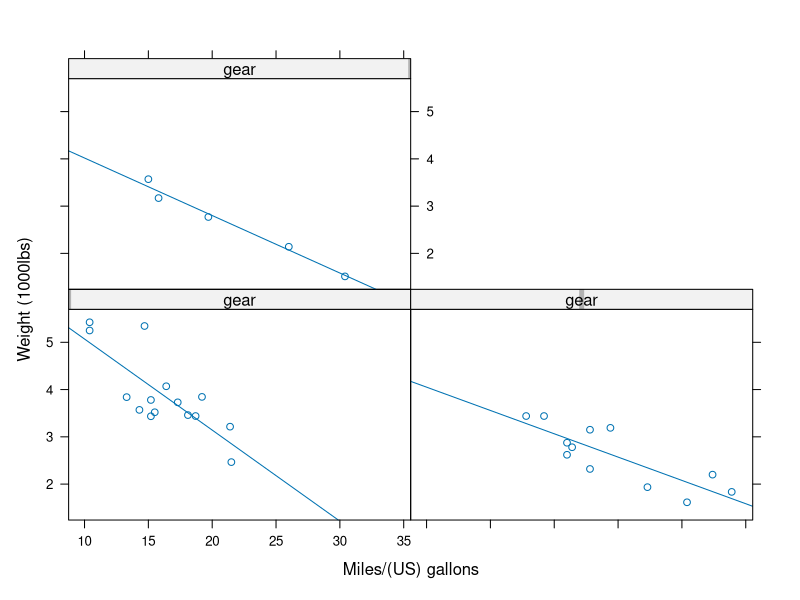

Here is the R script that generated this plot:
library(lattice)

input <- mtcars[,c('wt','mpg','gear')]

xyplot(wt~mpg | gear,
       data=input,
       type = c("p", "r"),
       xlab = "Miles/(US) gallons",
       ylab = "Weight (1000lbs)")
